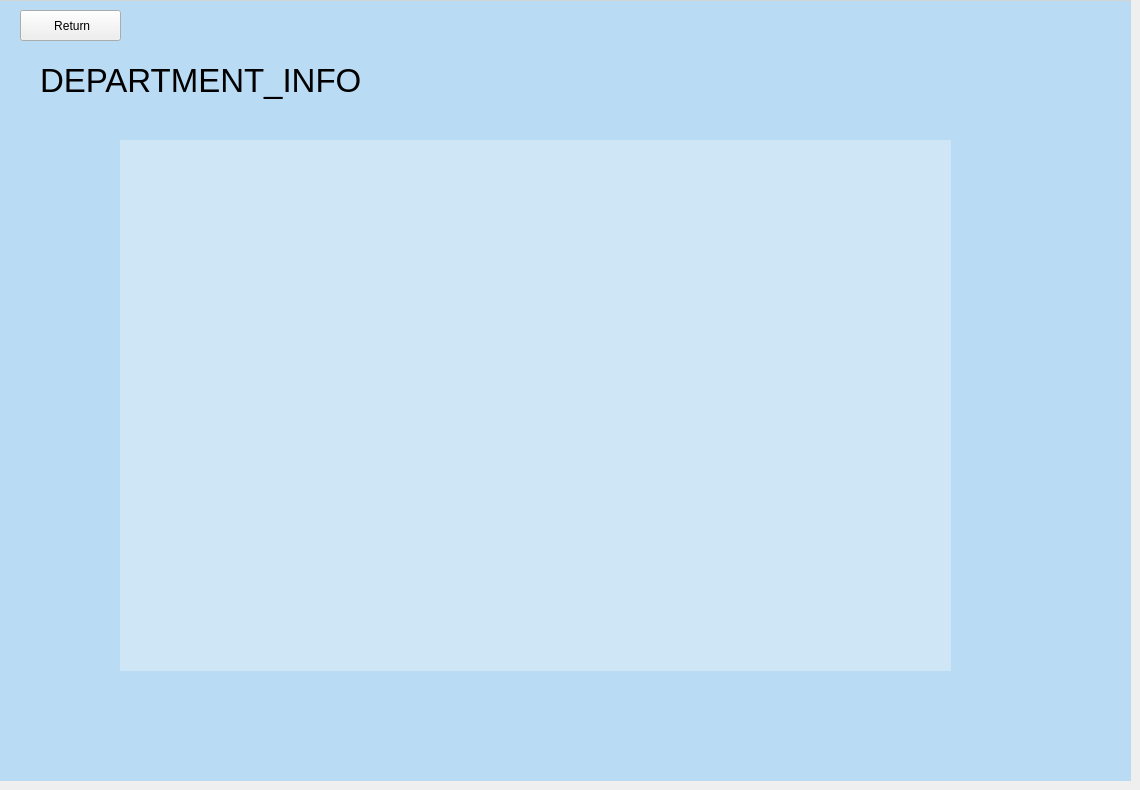
    <widget class="QWidget" name="page_department">
     <widget class="QFrame" name="frame_8">
      <property name="geometry">
       <rect>
        <x>0</x>
        <y>0</y>
        <width>1131</width>
        <height>781</height>
       </rect>
      </property>
      <property name="styleSheet">
       <string notr="true">#frame_8{

	
	background-color: rgba(60, 170, 255,0.3);
border-top:1px solid  ;
	border-top-color: rgb(211, 211, 211);

}</string>
      </property>
      <property name="frameShape">
       <enum>QFrame::StyledPanel</enum>
      </property>
      <property name="frameShadow">
       <enum>QFrame::Raised</enum>
      </property>
      <widget class="QLabel" name="label_7">
       <property name="geometry">
        <rect>
         <x>40</x>
         <y>50</y>
         <width>1021</width>
         <height>61</height>
        </rect>
       </property>
       <property name="font">
        <font>
         <family>Arial</family>
         <pointsize>25</pointsize>
        </font>
       </property>
       <property name="text">
        <string>DEPARTMENT_INFO</string>
       </property>
      </widget>
      <widget class="QPlainTextEdit" name="plainTextEdit">
       <property name="geometry">
        <rect>
         <x>120</x>
         <y>140</y>
         <width>831</width>
         <height>531</height>
        </rect>
       </property>
       <property name="styleSheet">
        <string notr="true">background-color: rgba(255, 255, 255,0.3);
font: 12pt &quot;楷体&quot;;
font-size:32px;
border:none;</string>
       </property>
       <property name="readOnly">
        <bool>true</bool>
       </property>
      </widget>
      <widget class="QToolButton" name="toolButton_13">
       <property name="geometry">
        <rect>
         <x>20</x>
         <y>10</y>
         <width>101</width>
         <height>31</height>
        </rect>
       </property>
       <property name="styleSheet">
        <string notr="true">color:black;
font: 63 9pt &quot;Bahnschrift SemiBold&quot;;
font-size:15;
</string>
       </property>
       <property name="text">
        <string> Return</string>
       </property>
       <property name="icon">
        <iconset resource="UIresource/login.qrc">
         <normaloff>:/function/return.png</normaloff>:/function/return.png</iconset>
       </property>
       <property name="iconSize">
        <size>
         <width>50</width>
         <height>50</height>
        </size>
       </property>
       <property name="toolButtonStyle">
        <enum>Qt::ToolButtonTextBesideIcon</enum>
       </property>
      </widget>
     </widget>
    </widget>
